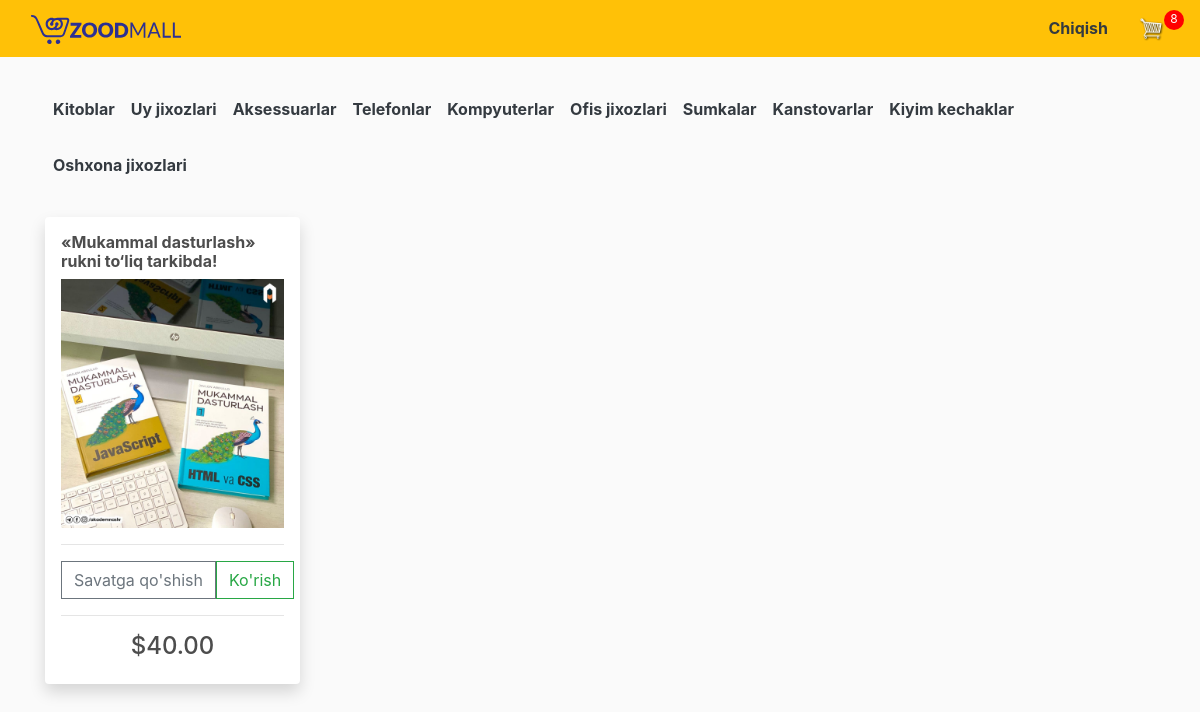
Page /category/kitoblar (signed in) on the committed database.
### main/models.py (models this page shows, shortened)
class Category(models.Model):
	name = models.CharField('Nomi',max_length=150,)
	slug = models.SlugField('*',max_length=150, unique=True)
	def get_absolute_url(self):
		return reverse('main:category_detail', kwargs={'category_slug':self.slug})

class Product(models.Model):
	name = models.CharField('nomi',max_length=200, null=True)
	price = models.FloatField()
	category = models.ForeignKey(Category,on_delete=models.CASCADE,related_name='categoriys')
	tag = models.ForeignKey(Tag,on_delete=models.CASCADE,related_name='tags')
	image = models.ImageField(upload_to='product_images/')
	digital = models.BooleanField(default=False, null=True, blank=False)
	data = models.PositiveIntegerField('Ishlab chiqilgan yili')
	m_type = models.CharField('Turi', max_length=500)
	@property
	def imageURL(self):
		try:
			url = self.image.url
		except:
			url = ''
		return url

### main/views.py (the view)
# urls.py: path('category/<slug:category_slug>', views.categoryDetail,name='category_detail'),
def categoryDetail(request,category_slug):
	if request.user.is_authenticated:
		customer = request.user.customer
		order, created = Order.objects.get_or_create(customer=customer, complate=False)
		items = order.orderitem_set.all()
		cartItems = order.get_cart_items
	else:
		items = []
		order = {'get_cart_total':0, 'get_cart_items':0}
		cartItems = order['get_cart_items']
	context = {'items':items, 'order':order,}
	category = get_object_or_404(Category,slug=category_slug)
	products = Product.objects.filter(category=category)
	categories = Category.objects.all()
	context = {
		'products':products,
		'categories':categories,
		'cartItems':cartItems,
	}
	return render(request, 'category_detail.html', context)

### main/models.py (called while the page is built)
	@property
	def get_cart_items(self):
		orderitems = self.orderitem_set.all()
		total = sum([item.quantity for item in orderitems])
		return total

### templates/category_detail.html
{% extends 'main.html' %}
{% load static %}
{% block content %}
  <br>
<div class="container">
  <div class="row">{% for c in categories %}
 <ul class="navbar-nav m-2 mt-2">
      <li class="nav-item active">
        <a class="nav-link text-dark" href="{{c.get_absolute_url}}"><strong>{{c.name}}</strong></a>
      </li>
    </ul>{% endfor %}</div></div>
<br>
	<div class="row">
		{% for p in products %}
		<div class="col-lg-3">
			<div class="shadow p-3 mb-5 bg-white rounded">
				<h6><strong>{{p.name}}</strong></h6>
				<img class="img-fluid" src="{{p.imageURL}}" alt="">
				<hr>
					<div class="d-flex">
				<button data-product={{p.id}} data-action="add" class="btn btn-outline-secondary add-btn update-cart">Savatga qo'shish</button>
				<a href="{% url 'main:product_detail' p.id %}" class="btn btn-outline-success">Ko'rish</a></div>
				<hr>
				<center>
					<h4 >${{p.price|floatformat:2}}</h4>
				</center>
			</div>
		</div>
		{% endfor %}
	</div>
{% endblock content %}

### staticfiles/css/main.css (style rules this page uses)
body { background-color: hsl(0, 0%, 98%); }
h1,h2,h3,h4,h5,h6 { color:hsl(0, 0%, 30%); }
.btn { border-radius: 0; }

### rows in the picture
Category: name "Kitoblar"
Category: name "Uy jixozlari"
Category: name "Aksessuarlar"
Category: name "Telefonlar"
Category: name "Kompyuterlar"
Category: name "Ofis jixozlari"
Category: name "Sumkalar"
Category: name "Kanstovarlar"
Category: name "Kiyim kechaklar"
Category: name "Oshxona jixozlari"
Product: name "«Mukammal dasturlash» rukni to‘liq tarkibda!", imageURL (picture), price "40.00"

### other values in the picture
{{ cartItems }} "8"
